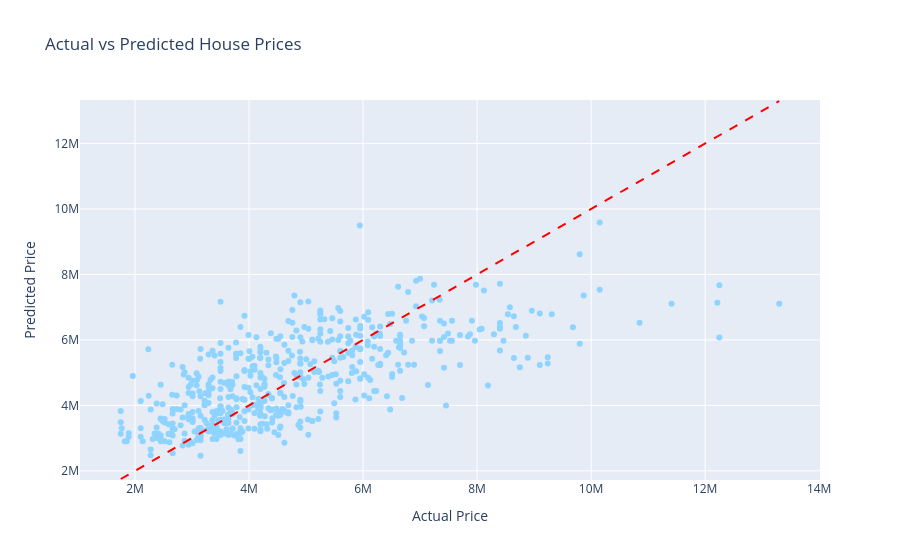

Notebook source saved alongside this figure:
### Markdown cell above
### Actual vs Predicted

### Code cell
fig = px.scatter(
    housing_encoded,
    x="price",
    y="predicted_price",
    title="Actual vs Predicted House Prices",
    labels={
        "price":"Actual Price",
        "predicted_price":"Predicted Price"
    },
    color_discrete_sequence=["#8FD3FF"]
)

fig.add_shape(
    type="line",
    x0=housing_encoded["price"].min(),
    y0=housing_encoded["price"].min(),
    x1=housing_encoded["price"].max(),
    y1=housing_encoded["price"].max(),
    line=dict(
        color="red",
        dash="dash"
    )
)

fig.show()

### Figure 1 — Plotly figure (JSON) as saved in the notebook; plotly's stock layout.template omitted (floating-point values rounded to 4 significant figures; data arrays with more than 128 entries replaced by an {"elided": "..."} marker saying what was removed)
{"data": [{"hovertemplate": "Actual Price=%{x}<br>Predicted Price=%{y}<extra></extra>", "legendgroup": "", "marker": {"color": "#8FD3FF", "symbol": "circle"}, "mode": "markers", "name": "", "orientation": "v", "showlegend": false, "type": "scatter", "x": {"elided": "545 int values"}, "xaxis": "x", "y": {"elided": "545 float values"}, "yaxis": "y"}], "layout": {"legend": {"tracegroupgap": 0}, "shapes": [{"line": {"color": "red", "dash": "dash"}, "type": "line", "x0": 1750000, "x1": 13300000, "y0": 1750000, "y1": 13300000}], "title": {"text": "Actual vs Predicted House Prices"}, "xaxis": {"anchor": "y", "domain": [0, 1], "title": {"text": "Actual Price"}}, "yaxis": {"anchor": "x", "domain": [0, 1], "title": {"text": "Predicted Price"}}}}
